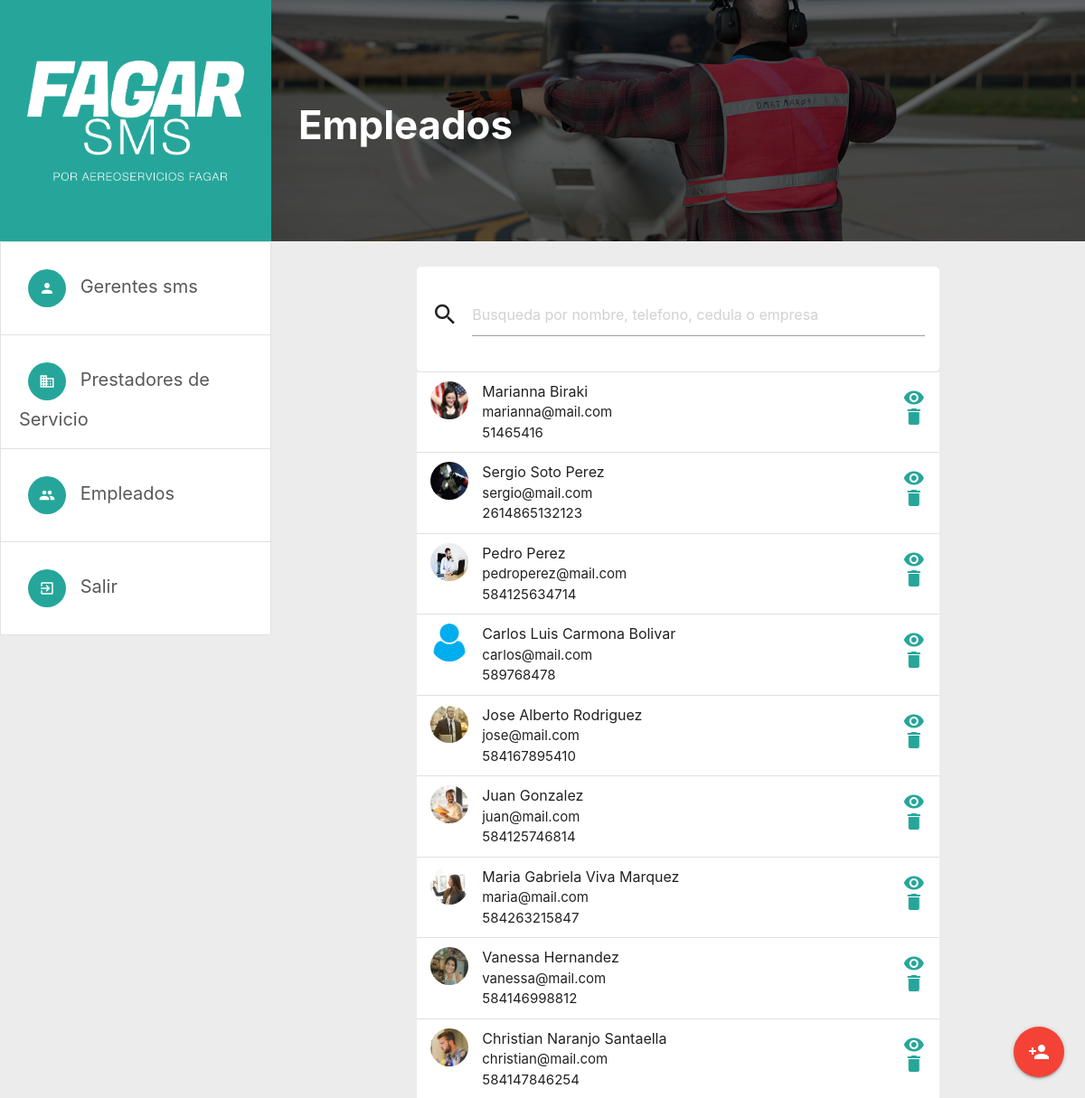
The page /dashboard/employees-list/ on the database its author committed.
### users/models.py (models this page shows, shortened)
class Employee(models.Model):
    user        = models.OneToOneField(User, on_delete=models.CASCADE, primary_key=True)
    company     = models.ForeignKey(Company, on_delete=models.CASCADE, related_name = 'employee_of_company', default = False)
    name        = models.CharField(max_length=50)
    last_name   = models.CharField(max_length=50)
    phone       = models.PositiveBigIntegerField(null=False, default=0)
    photo       = models.ImageField(upload_to='employees/profile_pics/', default='employees/profile_pics/default_user_profile_pic.png')

class User(AbstractBaseUser, PermissionsMixin):
    email           = models.EmailField(unique=True, blank=False)
    is_sms_manager	= models.BooleanField(default=False)
    is_employee	= models.BooleanField(default=False)
    is_superuser = models.BooleanField(
        _('superuser status'),
        default=False,
        help_text=_('Do you think you can be a Superuser?'),
    )
    is_staff = models.BooleanField(
        _('staff status'),
        default=False,
        help_text=_('Designates whether the user can log into this site.'),
    )
    is_active = models.BooleanField(
        _('active'),
        default=True,
        help_text=_(
            'Designates whether this user should be treated as active. '
            'Unselect this instead of deleting accounts.'
        ),
    )
    USERNAME_FIELD = 'email'
    objects = MyUserManager()
    def __str__(self):
        return self.email

### superuser/views.py (the view)
# urls.py: path('dashboard/employees-list/', AdminEmployeeListView.as_view(), name='employee-list'),
class AdminEmployeeListView(ListView):
    model = Employee
    ordering = ('name')
    paginate_by = 10
    context_object_name = 'employees'
    template_name = 'superuser/employee/employeeList.html'
    def get_queryset(self):
        queryset = Employee.objects.all()
        return queryset

### superuser/templates/superuser/employee/employeeList.html (shortened to what this page needs)
{% extends '../AdminDashboard.html' %}
{% load static %}
{% block dashboard %}
{% include './employeeHeader.html' %}
<div class="col m2 hide-on-med-and-down">
</div>
<div class="col s12 m8 center-by-margin">
    <div class="fixed-action-btn">
        <a class="btn-floating btn-large waves-effect waves-light red tooltipped" data-position="top" data-tooltip="Nuevo Empleado" href="{% url 'superuser:employee-create' %}">
            <i class="material-icons">person_add</i>
        </a>
    </div>
    <ul class="collection with-header mb-mobile-for-floating-btn">
        <li class="collection-header">
            <div class="input-field">
                <i class="material-icons prefix">search</i>
                <input type="text" placeholder="Busqueda por nombre, telefono, cedula o empresa">
            </div>
        </li>
        {% for instance in employees.all %}
        <li class="collection-item avatar">
            <img src="{{ instance.photo.url }}" alt="" class="circle">
            <span class="title">{{ instance.name }} {{ instance.last_name }}</span>
            <p>{{ instance.user }}<br>
                {{ instance.phone }}
            </p>
            <a href="{% url 'superuser:employee-detail' instance.user.id %}" class="secondary-content tooltipped" data-position="top" data-tooltip="ver y editar">
                <i class="material-icons">remove_red_eye</i>
            </a>
            <a href="#!" class="secondary-content tooltipped" data-position="top" data-tooltip="Eliminar" style="top: 2.5rem;">
                <i class="material-icons">delete</i>
            </a>
          </li>
        {% endfor %}
      </ul>
</div>
<div class="col m2 hide-on-med-and-down">
</div>
{% endblock %}

### static/css/util.css (style rules this page uses)
.center-by-margin { margin-left: auto !important; margin-right: auto !important; }

### static/css/newstyles.css (style rules this page uses)
html { background-color: #ececec; }
.main-content .main-content-center > .row, .card.horizontal, .collection-header { padding: 16px !important; background-color: #fff !important; border-radius: 5px !important; }
.main-content .collection.with-header { border: none !important; }
.main-content .main-content-center > .row *, .card.horizontal, .collection-header { box-shadow: none !important; }

### rows shown on the page
Employee: photo (picture), name "Marianna", last_name "Biraki", user "marianna@mail.com", phone "51465416"
Employee: photo (picture), name "Sergio", last_name "Soto Perez", user "sergio@mail.com", phone "2614865132123"
Employee: photo (picture), name "Pedro", last_name "Perez", user "pedroperez@mail.com", phone "584125634714"
Employee: photo (placeholder picture), name "Carlos Luis", last_name "Carmona Bolivar", user "carlos@mail.com", phone "589768478"
Employee: photo (picture), name "Jose Alberto", last_name "Rodriguez", user "jose@mail.com", phone "584167895410"
Employee: photo (picture), name "Juan", last_name "Gonzalez", user "juan@mail.com", phone "584125746814"
Employee: photo (picture), name "Maria Gabriela", last_name "Viva Marquez", user "maria@mail.com", phone "584263215847"
Employee: photo (picture), name "Vanessa", last_name "Hernandez", user "vanessa@mail.com", phone "584146998812"
Employee: photo (picture), name "Christian", last_name "Naranjo Santaella", user "christian@mail.com", phone "584147846254"
